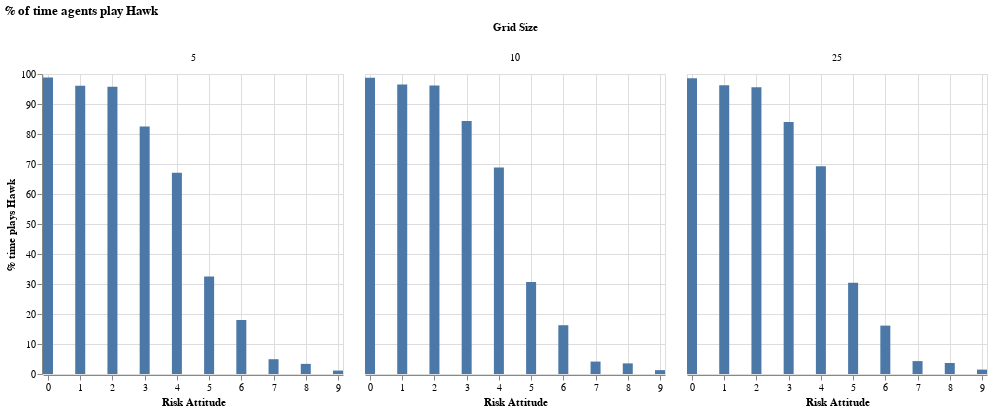

Notebook cell for this chart:
### Markdown cell above
### Percent of time playing Hawk by grid size

### Code cell
hawk_by_gridsize_riskattitude = agent_df_params.groupby(["grid_size", "risk_attitude"], as_index=False)["played_hawk"].agg(["count", "sum"])

# use aggregate values to calculate % of time agents by risk attitude played hawk based on the count and sum
hawk_by_gridsize_riskattitude["pct_play_hawk"] = hawk_by_gridsize_riskattitude.apply(lambda x: (x["sum"] / x["count"]) * 100, axis=1)

alt.Chart(hawk_by_gridsize_riskattitude).mark_bar(width=10).encode(
    x=alt.X("risk_attitude", title="Risk Attitude").scale(domain=[0, 9]),                                                          
    y=alt.Y("pct_play_hawk", title="% time plays Hawk")
).facet(column=alt.Column("grid_size", title="Grid Size")).properties(title="% of time agents play Hawk")

### Figure 1 — Vega specification as saved in the notebook (floating-point values rounded to 4 significant figures)
{"$schema": "https://vega.github.io/schema/vega/v5.json", "data": [{"name": "source_0", "values": [{"grid_size": 5, "risk_attitude": 0, "count": 100737, "sum": 99597, "pct_play_hawk": 98.87, "pct_play_hawk_end": 98.87, "pct_play_hawk_start": 0.0}, {"grid_size": 5, "risk_attitude": 1, "count": 95658, "sum": 91880, "pct_play_hawk": 96.05, "pct_play_hawk_end": 96.05, "pct_play_hawk_start": 0.0}, {"grid_size": 5, "risk_attitude": 2, "count": 98329, "sum": 94166, "pct_play_hawk": 95.77, "pct_play_hawk_end": 95.77, "pct_play_hawk_start": 0.0}, {"grid_size": 5, "risk_attitude": 3, "count": 98978, "sum": 81675, "pct_play_hawk": 82.52, "pct_play_hawk_end": 82.52, "pct_play_hawk_start": 0.0}, {"grid_size": 5, "risk_attitude": 4, "count": 99537, "sum": 66809, "pct_play_hawk": 67.12, "pct_play_hawk_end": 67.12, "pct_play_hawk_start": 0.0}, {"grid_size": 5, "risk_attitude": 5, "count": 103270, "sum": 33527, "pct_play_hawk": 32.47, "pct_play_hawk_end": 32.47, "pct_play_hawk_start": 0.0}, {"grid_size": 5, "risk_attitude": 6, "count": 98548, "sum": 17745, "pct_play_hawk": 18.01, "pct_play_hawk_end": 18.01, "pct_play_hawk_start": 0.0}, {"grid_size": 5, "risk_attitude": 7, "count": 96361, "sum": 4750, "pct_play_hawk": 4.929, "pct_play_hawk_end": 4.929, "pct_play_hawk_start": 0.0}, {"grid_size": 5, "risk_attitude": 8, "count": 97730, "sum": 3296, "pct_play_hawk": 3.373, "pct_play_hawk_end": 3.373, "pct_play_hawk_start": 0.0}, {"grid_size": 5, "risk_attitude": 9, "count": 93477, "sum": 1069, "pct_play_hawk": 1.144, "pct_play_hawk_end": 1.144, "pct_play_hawk_start": 0.0}, {"grid_size": 10, "risk_attitude": 0, "count": 352987, "sum": 348578, "pct_play_hawk": 98.75, "pct_play_hawk_end": 98.75, "pct_play_hawk_start": 0.0}, {"grid_size": 10, "risk_attitude": 1, "count": 354521, "sum": 342177, "pct_play_hawk": 96.52, "pct_play_hawk_end": 96.52, "pct_play_hawk_start": 0.0}, {"grid_size": 10, "risk_attitude": 2, "count": 354491, "sum": 340950, "pct_play_hawk": 96.18, "pct_play_hawk_end": 96.18, "pct_play_hawk_start": 0.0}, {"grid_size": 10, "risk_attitude": 3, "count": 359154, "sum": 302850, "pct_play_hawk": 84.32, "pct_play_hawk_end": 84.32, "pct_play_hawk_start": 0.0}, {"grid_size": 10, "risk_attitude": 4, "count": 363551, "sum": 250388, "pct_play_hawk": 68.87, "pct_play_hawk_end": 68.87, "pct_play_hawk_start": 0.0}, {"grid_size": 10, "risk_attitude": 5, "count": 363845, "sum": 111439, "pct_play_hawk": 30.63, "pct_play_hawk_end": 30.63, "pct_play_hawk_start": 0.0}, {"grid_size": 10, "risk_attitude": 6, "count": 355592, "sum": 57831, "pct_play_hawk": 16.26, "pct_play_hawk_end": 16.26, "pct_play_hawk_start": 0.0}, {"grid_size": 10, "risk_attitude": 7, "count": 359230, "sum": 14872, "pct_play_hawk": 4.14, "pct_play_hawk_end": 4.14, "pct_play_hawk_start": 0.0}, {"grid_size": 10, "risk_attitude": 8, "count": 352943, "sum": 12501, "pct_play_hawk": 3.542, "pct_play_hawk_end": 3.542, "pct_play_hawk_start": 0.0}, {"grid_size": 10, "risk_attitude": 9, "count": 356486, "sum": 4588, "pct_play_hawk": 1.287, "pct_play_hawk_end": 1.287, "pct_play_hawk_start": 0.0}, {"grid_size": 25, "risk_attitude": 0, "count": 1911378, "sum": 1883508, "pct_play_hawk": 98.54, "pct_play_hawk_end": 98.54, "pct_play_hawk_start": 0.0}, {"grid_size": 25, "risk_attitude": 1, "count": 1908769, "sum": 1836872, "pct_play_hawk": 96.23, "pct_play_hawk_end": 96.23, "pct_play_hawk_start": 0.0}, {"grid_size": 25, "risk_attitude": 2, "count": 1933875, "sum": 1849124, "pct_play_hawk": 95.62, "pct_play_hawk_end": 95.62, "pct_play_hawk_start": 0.0}, {"grid_size": 25, "risk_attitude": 3, "count": 1927885, "sum": 1619582, "pct_play_hawk": 84.01, "pct_play_hawk_end": 84.01, "pct_play_hawk_start": 0.0}, {"grid_size": 25, "risk_attitude": 4, "count": 1935476, "sum": 1339929, "pct_play_hawk": 69.23, "pct_play_hawk_end": 69.23, "pct_play_hawk_start": 0.0}, {"grid_size": 25, "risk_attitude": 5, "count": 1936160, "sum": 589010, "pct_play_hawk": 30.42, "pct_play_hawk_end": 30.42, "pct_play_hawk_start": 0.0}, {"grid_size": 25, "risk_attitude": 6, "count": 1919676, "sum": 309670, "pct_play_hawk": 16.13, "pct_play_hawk_end": 16.13, "pct_play_hawk_start": 0.0}, {"grid_size": 25, "risk_attitude": 7, "count": 1921093, "sum": 82540, "pct_play_hawk": 4.297, "pct_play_hawk_end": 4.297, "pct_play_hawk_start": 0.0}, {"grid_size": 25, "risk_attitude": 8, "count": 1912756, "sum": 70192, "pct_play_hawk": 3.67, "pct_play_hawk_end": 3.67, "pct_play_hawk_start": 0.0}, {"grid_size": 25, "risk_attitude": 9, "count": 1905432, "sum": 27863, "pct_play_hawk": 1.462, "pct_play_hawk_end": 1.462, "pct_play_hawk_start": 0.0}]}, {"name": "column_domain", "values": [{"grid_size": 5, "count": 10}, {"grid_size": 10, "count": 10}, {"grid_size": 25, "count": 10}]}], "signals": [{"name": "child_width", "value": 300}, {"name": "child_height", "value": 300}], "marks": [{"type": "group", "name": "column-title", "title": {"text": "Grid Size", "style": "guide-title", "offset": 10}, "role": "column-title"}, {"type": "group", "name": "row_header", "encode": {"update": {"height": {"signal": "child_height"}}}, "axes": [{"scale": "y", "grid": false, "title": "% time plays Hawk", "orient": "left", "labelOverlap": true, "tickCount": {"signal": "ceil(child_height/40)"}, "zindex": 0}], "role": "row-header"}, {"type": "group", "name": "column_header", "from": {"data": "column_domain"}, "sort": {"field": "datum[\"grid_size\"]", "order": "ascending"}, "encode": {"update": {"width": {"signal": "child_width"}}}, "title": {"text": {"signal": "format(parent[\"grid_size\"], \"\")"}, "offset": 10, "style": "guide-label", "frame": "group"}, "role": "column-header"}, {"type": "group", "name": "column_footer", "from": {"data": "column_domain"}, "sort": {"field": "datum[\"grid_size\"]", "order": "ascending"}, "encode": {"update": {"width": {"signal": "child_width"}}}, "axes": [{"scale": "x", "orient": "bottom", "labelOverlap": true, "zindex": 0, "title": "Risk Attitude", "grid": false, "tickCount": {"signal": "ceil(child_width/40)"}, "labelFlush": true}], "role": "column-footer"}, {"type": "group", "name": "cell", "from": {"facet": {"data": "source_0", "name": "facet", "groupby": ["grid_size"]}}, "sort": {"field": ["datum[\"grid_size\"]"], "order": ["ascending"]}, "encode": {"update": {"width": {"signal": "child_width"}, "height": {"signal": "child_height"}}}, "marks": [{"type": "rect", "name": "child_marks", "from": {"data": "facet"}, "encode": {"update": {"y": {"field": "pct_play_hawk_end", "scale": "y"}, "y2": {"field": "pct_play_hawk_start", "scale": "y"}, "xc": {"field": "risk_attitude", "scale": "x"}, "width": {"value": 10}, "fill": {"value": "#4c78a8"}}}, "style": ["bar"]}], "axes": [{"scale": "x", "zindex": 0, "orient": "bottom", "labels": false, "grid": true, "domain": false, "minExtent": 0, "aria": false, "gridScale": "y", "tickCount": {"signal": "ceil(child_width/40)"}, "maxExtent": 0, "ticks": false}, {"scale": "y", "minExtent": 0, "ticks": false, "gridScale": "x", "labels": false, "maxExtent": 0, "grid": true, "zindex": 0, "tickCount": {"signal": "ceil(child_height/40)"}, "aria": false, "domain": false, "orient": "left"}], "style": "cell"}], "scales": [{"name": "x", "type": "linear", "domain": [0, 9], "range": [0, {"signal": "child_width"}], "padding": 5, "zero": true}, {"name": "y", "type": "linear", "domain": {"data": "source_0", "fields": ["pct_play_hawk_start", "pct_play_hawk_end"]}, "range": [{"signal": "child_height"}, 0], "nice": true, "zero": true}], "title": {"text": "% of time agents play Hawk", "anchor": "start"}, "layout": {"padding": 20, "offset": {"columnTitle": 10}, "columns": {"signal": "length(data('column_domain'))"}, "bounds": "full", "align": "all"}, "background": "white", "padding": 5}
